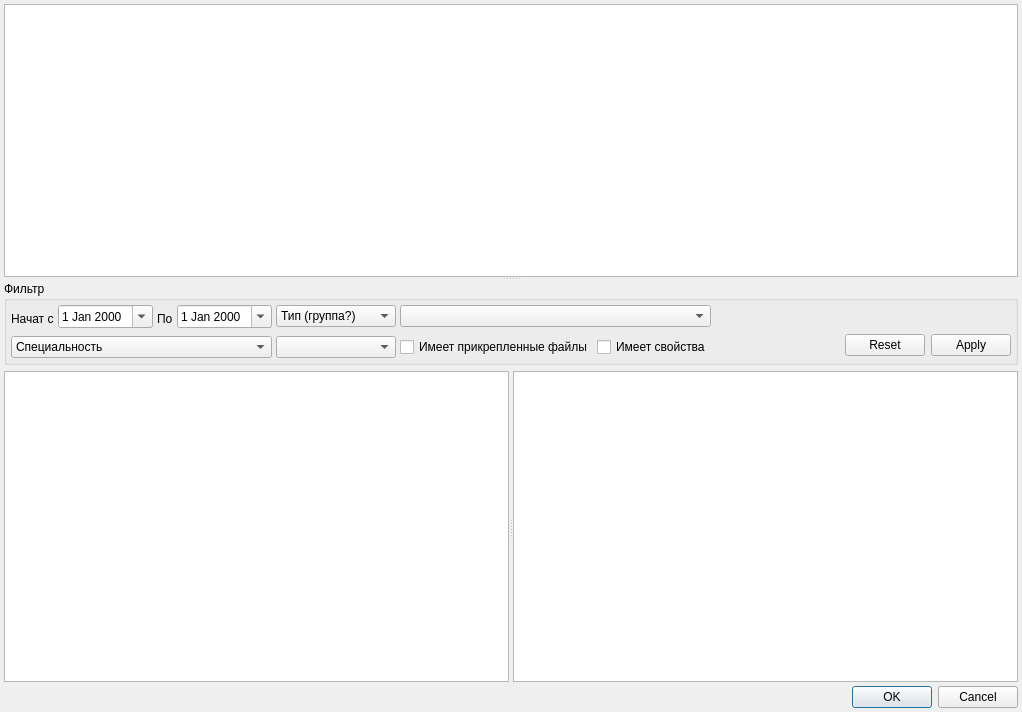
<?xml version="1.0" encoding="UTF-8"?>
<ui version="4.0">
 <class>PropertyEditorAmbCardDialog</class>
 <widget class="QDialog" name="PropertyEditorAmbCardDialog">
  <property name="geometry">
   <rect>
    <x>0</x>
    <y>0</y>
    <width>1022</width>
    <height>712</height>
   </rect>
  </property>
  <property name="windowTitle">
   <string>Dialog</string>
  </property>
  <layout class="QGridLayout" name="gridLayout_3">
   <property name="margin">
    <number>4</number>
   </property>
   <property name="spacing">
    <number>4</number>
   </property>
   <item row="0" column="0">
    <widget class="QSplitter" name="splitter_2">
     <property name="orientation">
      <enum>Qt::Vertical</enum>
     </property>
     <widget class="QTextEdit" name="edtPropertyText"/>
     <widget class="QWidget" name="">
      <layout class="QGridLayout" name="gridLayout_2" rowstretch="0,5">
       <item row="0" column="0">
        <widget class="QGroupBox" name="gbFilters">
         <property name="title">
          <string>Фильтр</string>
         </property>
         <layout class="QGridLayout" name="gridLayout" rowstretch="0,0,0">
          <property name="margin">
           <number>4</number>
          </property>
          <property name="spacing">
           <number>4</number>
          </property>
          <item row="0" column="4">
           <widget class="CActionTypeComboBox" name="cmbGroup">
            <property name="minimumSize">
             <size>
              <width>120</width>
              <height>0</height>
             </size>
            </property>
            <item>
             <property name="text">
              <string>Тип (группа?)</string>
             </property>
            </item>
           </widget>
          </item>
          <item row="0" column="1">
           <widget class="CDateEdit" name="edtBegDate">
            <property name="calendarPopup">
             <bool>true</bool>
            </property>
           </widget>
          </item>
          <item row="2" column="4">
           <widget class="CActionStatusComboBox" name="cmbStatus">
            <property name="enabled">
             <bool>true</bool>
            </property>
           </widget>
          </item>
          <item row="2" column="6">
           <widget class="QCheckBox" name="chkHasProperties">
            <property name="text">
             <string>Имеет свойства</string>
            </property>
           </widget>
          </item>
          <item row="0" column="0" rowspan="2">
           <widget class="QLabel" name="lblBegDate">
            <property name="text">
             <string>Начат с</string>
            </property>
           </widget>
          </item>
          <item row="0" column="5" colspan="2">
           <widget class="COrgStructureComboBox" name="cmbOrgStructure">
            <property name="sizePolicy">
             <sizepolicy hsizetype="Expanding" vsizetype="Fixed">
              <horstretch>0</horstretch>
              <verstretch>0</verstretch>
             </sizepolicy>
            </property>
            <property name="minimumSize">
             <size>
              <width>80</width>
              <height>0</height>
             </size>
            </property>
           </widget>
          </item>
          <item row="0" column="2" rowspan="2">
           <widget class="QLabel" name="lblEndDate">
            <property name="text">
             <string>По</string>
            </property>
           </widget>
          </item>
          <item row="2" column="5">
           <widget class="QCheckBox" name="chkHasAttachedFiles">
            <property name="text">
             <string>Имеет прикрепленные файлы</string>
            </property>
           </widget>
          </item>
          <item row="2" column="0" colspan="4">
           <widget class="CRBComboBox" name="cmbSpeciality">
            <property name="sizePolicy">
             <sizepolicy hsizetype="Expanding" vsizetype="Fixed">
              <horstretch>0</horstretch>
              <verstretch>0</verstretch>
             </sizepolicy>
            </property>
            <property name="minimumSize">
             <size>
              <width>120</width>
              <height>0</height>
             </size>
            </property>
            <item>
             <property name="text">
              <string>Специальность</string>
             </property>
            </item>
           </widget>
          </item>
          <item row="0" column="3">
           <widget class="CDateEdit" name="edtEndDate">
            <property name="calendarPopup">
             <bool>true</bool>
            </property>
           </widget>
          </item>
          <item row="1" column="8" rowspan="2">
           <widget class="QDialogButtonBox" name="btnFiltersButtonBox">
            <property name="sizePolicy">
             <sizepolicy hsizetype="Maximum" vsizetype="Fixed">
              <horstretch>0</horstretch>
              <verstretch>0</verstretch>
             </sizepolicy>
            </property>
            <property name="orientation">
             <enum>Qt::Horizontal</enum>
            </property>
            <property name="standardButtons">
             <set>QDialogButtonBox::Apply|QDialogButtonBox::Reset</set>
            </property>
           </widget>
          </item>
          <item row="2" column="7">
           <spacer name="horizontalSpacer">
            <property name="orientation">
             <enum>Qt::Horizontal</enum>
            </property>
            <property name="sizeHint" stdset="0">
             <size>
              <width>40</width>
              <height>20</height>
             </size>
            </property>
           </spacer>
          </item>
         </layout>
        </widget>
       </item>
       <item row="1" column="0">
        <widget class="QSplitter" name="splitter">
         <property name="orientation">
          <enum>Qt::Horizontal</enum>
         </property>
         <widget class="CRegistryActionsTableView" name="tblActions"/>
         <widget class="CActionPropertiesTableView" name="tblActionProperties"/>
        </widget>
       </item>
      </layout>
     </widget>
    </widget>
   </item>
   <item row="1" column="0">
    <widget class="QDialogButtonBox" name="buttonBox">
     <property name="orientation">
      <enum>Qt::Horizontal</enum>
     </property>
     <property name="standardButtons">
      <set>QDialogButtonBox::Cancel|QDialogButtonBox::Ok</set>
     </property>
    </widget>
   </item>
  </layout>
 </widget>
 <customwidgets>
  <customwidget>
   <class>CDateEdit</class>
   <extends>QDateEdit</extends>
   <header>library/DateEdit</header>
  </customwidget>
  <customwidget>
   <class>CActionStatusComboBox</class>
   <extends>QComboBox</extends>
   <header location="global">Events/ActionStatus.h</header>
  </customwidget>
  <customwidget>
   <class>COrgStructureComboBox</class>
   <extends>QComboBox</extends>
   <header>Orgs/OrgStructComboBoxes.h</header>
  </customwidget>
  <customwidget>
   <class>CActionTypeComboBox</class>
   <extends>QComboBox</extends>
   <header>Events/ActionTypeComboBox.h</header>
  </customwidget>
  <customwidget>
   <class>CActionPropertiesTableView</class>
   <extends>QTableView</extends>
   <header location="global">Events/ActionPropertiesTable.h</header>
  </customwidget>
  <customwidget>
   <class>CRegistryActionsTableView</class>
   <extends>QTableView</extends>
   <header location="global">Registry/RegistryTable.h</header>
  </customwidget>
  <customwidget>
   <class>CRBComboBox</class>
   <extends>QComboBox</extends>
   <header>library/crbcombobox.h</header>
  </customwidget>
 </customwidgets>
 <resources/>
 <connections>
  <connection>
   <sender>buttonBox</sender>
   <signal>accepted()</signal>
   <receiver>PropertyEditorAmbCardDialog</receiver>
   <slot>accept()</slot>
   <hints>
    <hint type="sourcelabel">
     <x>248</x>
     <y>254</y>
    </hint>
    <hint type="destinationlabel">
     <x>157</x>
     <y>274</y>
    </hint>
   </hints>
  </connection>
  <connection>
   <sender>buttonBox</sender>
   <signal>rejected()</signal>
   <receiver>PropertyEditorAmbCardDialog</receiver>
   <slot>reject()</slot>
   <hints>
    <hint type="sourcelabel">
     <x>316</x>
     <y>260</y>
    </hint>
    <hint type="destinationlabel">
     <x>286</x>
     <y>274</y>
    </hint>
   </hints>
  </connection>
 </connections>
</ui>
